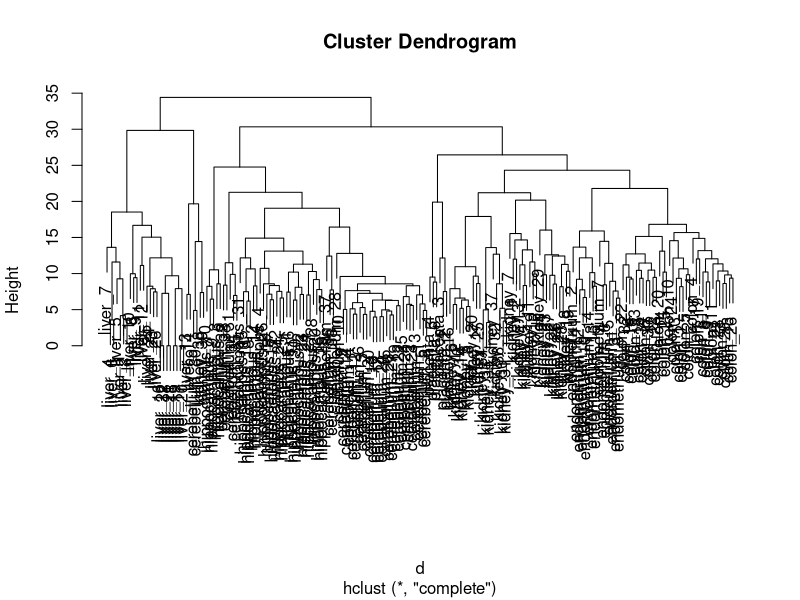
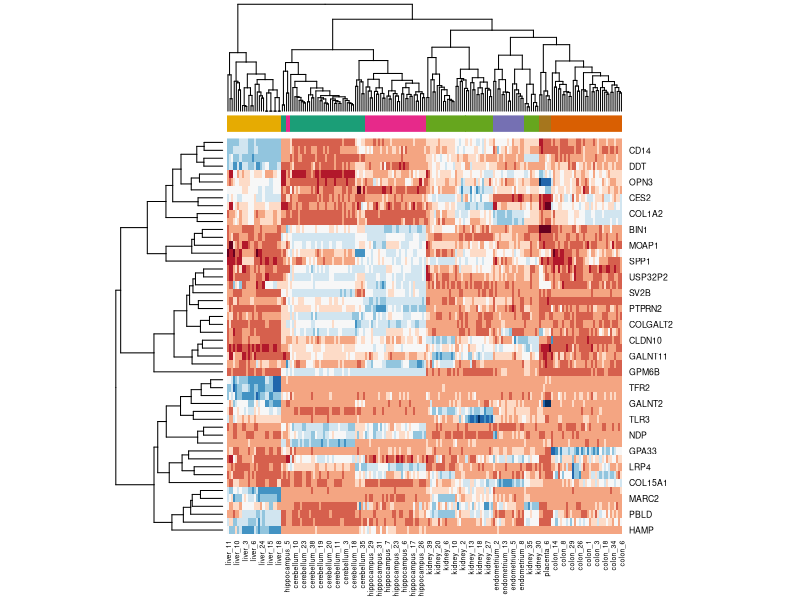

Here is the R script that generated these plots, in order:
library(tidyverse)
library(dslabs)
data("tissue_gene_expression")


############################## QUESTION 1 ###############################
# Remove the row means and compute the distance between each observation.
#  Store the result in d.
d <- dist(tissue_gene_expression$x - rowMeans(tissue_gene_expression$x))


############################## QUESTION 2 ###############################
# Make a hierarchical clustering plot and add the tissue types as labels.
# You will observe multiple branches. Which tissue type is in the branch 
#  Farthest to the left?
clusters <- hclust(d)
plot(clusters)


############################## QUESTION 3 ###############################
# Run a k-means clustering on the data with k=7. Make a table comparing
#  the identified clusters to the actual tissue types. Run the algorithm
#  several times to see how the answer changes. What do you observe for
#  the clustering of the liver tissue
cl <- kmeans(tissue_gene_expression$x, centers = 7)
table(cl$cluster, tissue_gene_expression$y)


############################## QUESTION 4 ###############################
library(RColorBrewer)
sds <- matrixStats::colSds(tissue_gene_expression$x)
ind <- order(sds, decreasing = TRUE)[1:50]
colors <- brewer.pal(7, "Dark2")[as.numeric(tissue_gene_expression$y)]
heatmap(t(tissue_gene_expression$x[,ind]), col = brewer.pal(11, "RdBu"), scale = "row", ColSideColors = colors)
